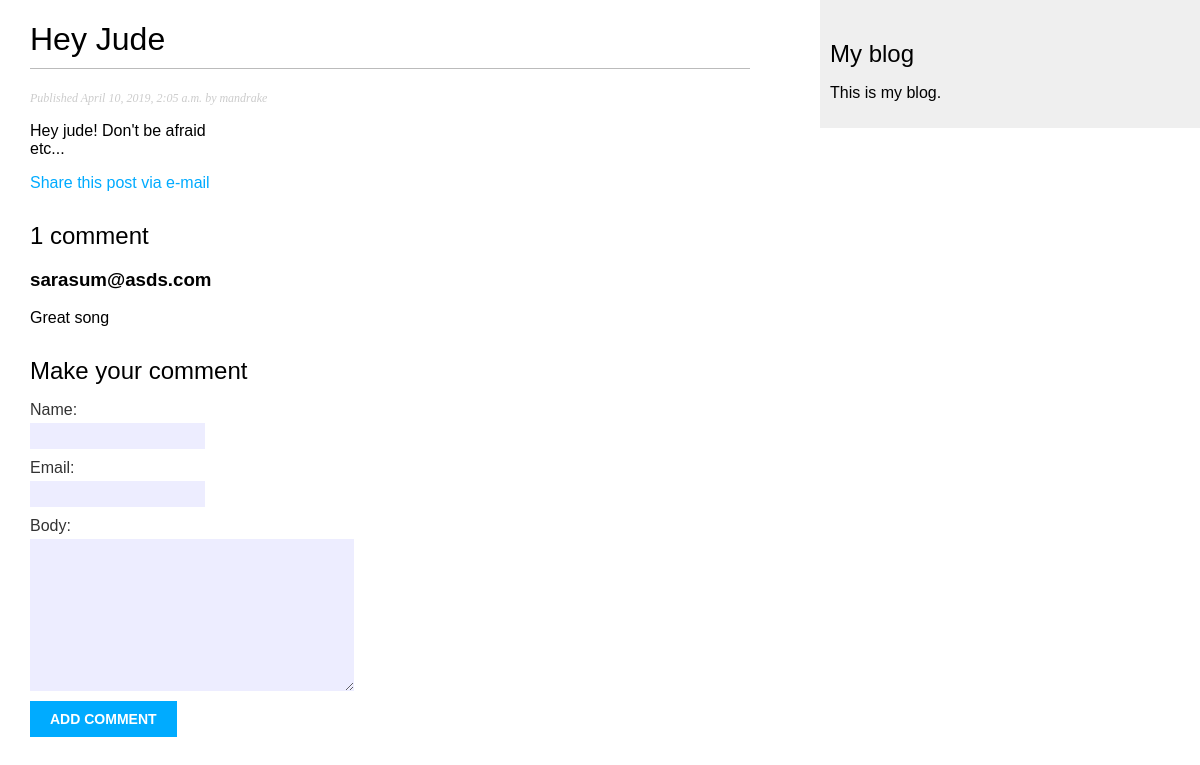
/blog/2019/4/10/hey-jude/, run on the app's committed database.
### blog/models.py (models this page shows, shortened)
class Post(models.Model):
    STATUS_CHOICES = (
        ('draft', 'Draft'),
        ('published', 'Published')
    )
    title = models.CharField(max_length=250)
    slug = models.SlugField(max_length=250,
                            unique_for_date='publish')
    author = models.ForeignKey(User, related_name='blog_posts', on_delete=models.CASCADE)
    body = models.TextField()
    publish = models.DateTimeField(default=timezone.now)
    created = models.DateTimeField(auto_now_add=True)
    updated = models.DateTimeField(auto_now=True)
    status = models.CharField(max_length=10,
                              choices=STATUS_CHOICES,
                              default='draft')
    class Meta:
        ordering = ('-publish',)

class Comment(models.Model):
    post = models.ForeignKey(Post,
                             on_delete=models.CASCADE,
                             related_name='comments')
    name = models.CharField(max_length=80)
    email = models.EmailField()
    body = models.TextField()
    created = models.DateTimeField(auto_now_add=True)
    updated = models.DateTimeField(auto_now=True)
    active = models.BooleanField(default=True)
    class Meta:
        ordering = ('created',)

### blog/views.py (the view)
def post_detail(request, year, month, day, post):
    post = get_object_or_404(Post, slug=post,
                             status='published',
                             publish__year=year,
                             publish__month=month,
                             publish__day=day)
    comments = post.comments.filter(active=True)
    new_comment = None
    if request.method == 'POST':
        comment_form = CommentForm(data=request.POST)
        if comment_form.is_valid():
            new_comment = comment_form.save(commit=False)
            new_comment.post = post
            new_comment.save()
            return HttpResponseRedirect('/blog/')
    else:
        comment_form = CommentForm()
    return render(request,
                  'blog/post/detail.html',
                  {'post': post,
                   'comments': comments,
                   'new_comment': new_comment,
                   'comment_form': comment_form})

### blog/forms.py
class CommentForm(forms.ModelForm):
    class Meta:
        model = Comment
        fields = ('name', 'email', 'body')

### blog/templates/blog/post/detail.html (shortened to what this page needs)
{% extends "blog/base.html" %}
{% block content %}
  <h1>{{ post.title }}</h1>
  <p class="date">
      Published {{ post.publish }} by {{ post.author }}
  </p>
  {{ post.body|linebreaks }}
  <a href="{% url 'blog:post_share' post.id %}">Share this post via e-mail</a>
  {% with comments.count as total_comments %}
     <h2>
       {{ total_comments }} comment{{ total_comments|pluralize }}
     </h2>
  {% endwith %}
  {% for comment in comments %}
    <h3>{{ comment.email }}</h3>
    {{ comment.body|linebreaks }}
  {% endfor %}
  <h2>Make your comment</h2>
  <form action="." method="post">
    {{ comment_form.as_p }}
    <p><input type="submit" value="Add comment"></p>
  </form>
{% endblock %}

### blog/static/css/blog.css (style rules this page uses)
body { margin:0; padding:0; font-family:helvetica, sans-serif; }
a { color:#00abff; text-decoration:none; }
h1 { font-weight:normal; border-bottom:1px solid #bbb; padding:0 0 10px 0; }
h2 { font-weight:normal; margin:30px 0 0; }
p.date { color:#ccc; font-family: georgia, serif; font-size: 12px; font-style: italic; }
label { float:left; clear:both; color:#333; margin-bottom:4px; }
input, textarea { clear:both; float:left; margin:0 0 10px; background:#ededff; border:0; padding:6px 10px; font-size:12px; }
input[type=submit] { font-weight:bold; background:#00abff; color:#fff; padding:10px 20px; font-size:14px; text-transform:uppercase; }

### data on the page
Post: title "Hey Jude", publish "April 10, 2019, 2:05 a.m.", author "mandrake", body "Hey jude! Don't be afraid etc..."
Comment: email "sarasum@asds.com", body "Great song"

### other printed values
{{ total_comments }} "1"
